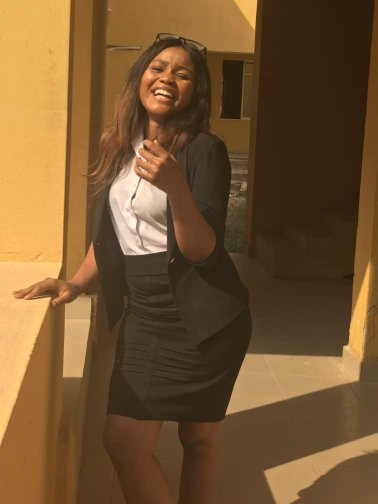
#> input picture resources/1587631041441.jpg, 378 x 504 px
$ python chapter2.py
#> lines starting #> are read from the running program, lines starting #| are printed output that depends on the picture; after the words box and inside, x2 and y2 are one past the last pixel; in counts of white or black regions, pixels touching at a corner belong together
import  cv2
import numpy as np

kernel = np.ones((5,5), np.uint8)


#   basic functionalities
# 1- imageto gray

img = cv2.imread("resources/1587631041441.jpg")
#> img is the input picture: shape (504, 378, 3); mean B, G, R 49.3, 86.2, 117.7
img_gray = cv2.cvtColor(img, cv2.COLOR_BGR2GRAY)
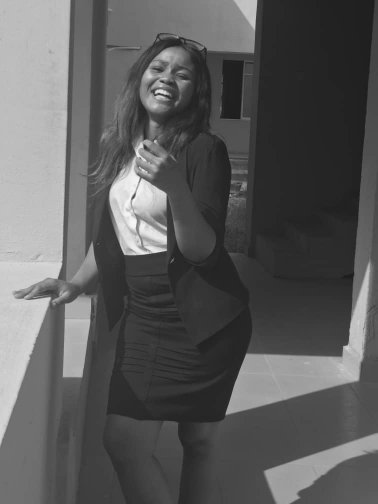
#> img_gray: shape (504, 378); min 26, max 250, mean 91.4
#add blur
img_blur = cv2.GaussianBlur(img, (11,11), 0)
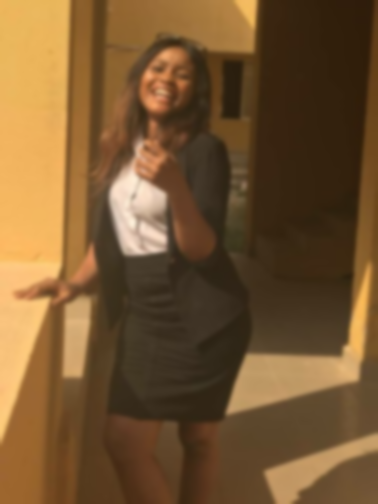
#> img_blur: shape (504, 378, 3); mean B, G, R 49.3, 86.2, 117.7
#add edge detection
img_canny = cv2.Canny(img_gray, 30, 30)
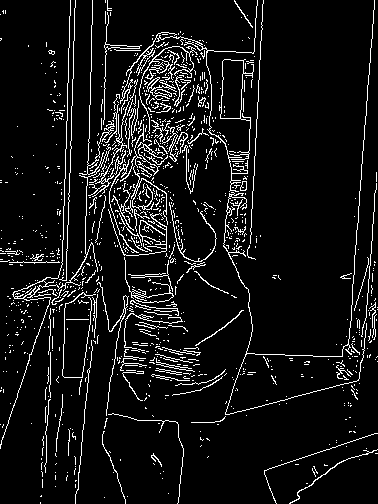
#> img_canny: shape (504, 378); 7.7% white in thin lines or dots
#add image dialation
img_dialate = cv2.dilate(img_canny, kernel,iterations=1)
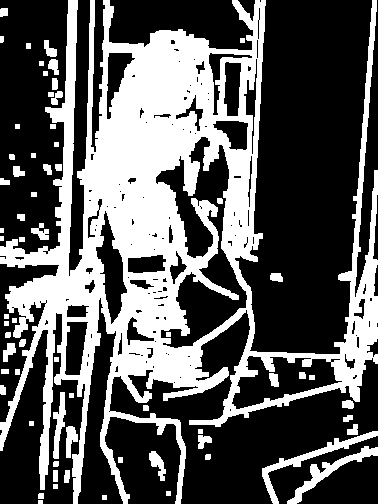
#> img_dialate: shape (504, 378); 35.7% white; 66 white regions, largest, box (x1, y1, x2, y2) and area: (0, 0, 378, 504) 62086, (262, 431, 378, 504) 1043, (287, 446, 378, 504) 928
#add image erosion
img_erode = cv2.erode(img_dialate, kernel, iterations=1)
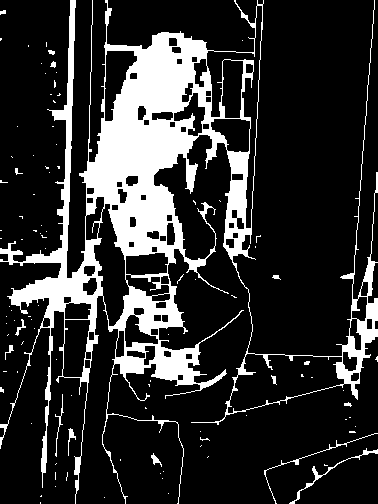
#> img_erode: shape (504, 378); 18.8% white; 101 white regions (85 under 20 px), largest, box (x1, y1, x2, y2) and area: (0, 0, 378, 504) 34594, (289, 448, 378, 504) 269, (264, 433, 378, 504) 205

cv2.imshow("gray image", img_gray)
cv2.imshow("blur image", img_blur)
cv2.imshow("edge image", img_canny)
cv2.imshow("dialated image", img_dialate)
cv2.imshow("eroded Image", img_erode)


cv2.waitKey(0)

$ run again, with resources/1587631041606.jpg copied over resources/1587631041441.jpg
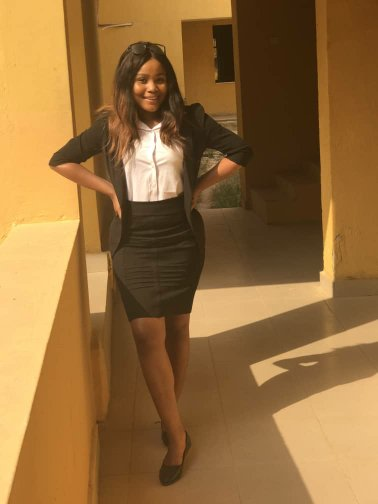
#> input picture resources/1587631041606.jpg, 378 x 504 px
#> img is the input picture: shape (504, 378, 3); mean B, G, R 58.8, 108.1, 147.7
#> `img_canny = cv2.Canny(img_gray, 30, 30)`:
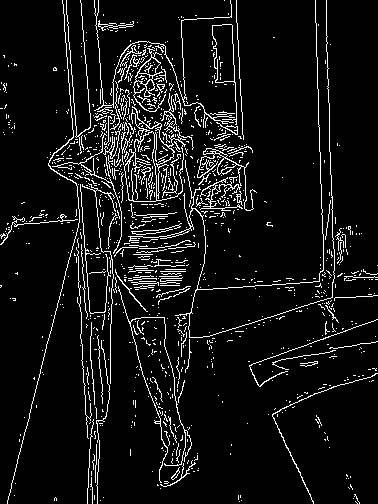
#> img_canny: shape (504, 378); 7.6% white in thin lines or dots
#> img_dialate: shape (504, 378); 34.8% white; 49 white regions (2 under 20 px), largest, box (x1, y1, x2, y2) and area: (0, 0, 378, 504) 61908, (266, 366, 378, 504) 1810, (313, 413, 331, 443) 226
#> `img_erode = cv2.erode(img_dialate, kernel, iterations=1)`:
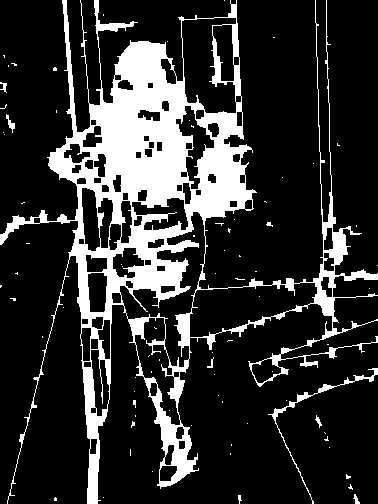
#> img_erode: shape (504, 378); 19.2% white; 80 white regions (71 under 20 px), largest, box (x1, y1, x2, y2) and area: (0, 0, 378, 504) 35560, (268, 368, 378, 504) 567, (6, 114, 15, 133) 63

$ run again, with resources/cards.jpg copied over resources/1587631041441.jpg
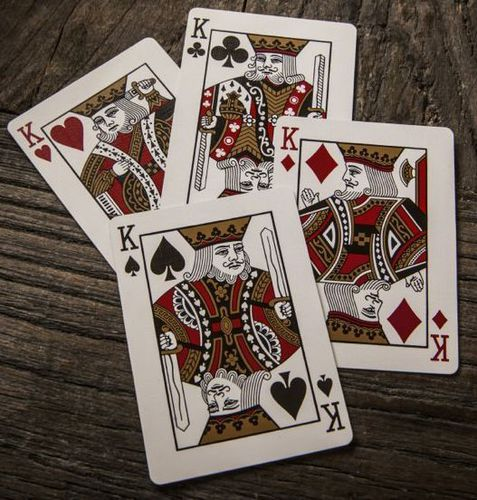
#> input picture resources/cards.jpg, 477 x 500 px
#> img is the input picture: shape (500, 477, 3); mean B, G, R 88.1, 96.6, 109.6
#> `img_canny = cv2.Canny(img_gray, 30, 30)`:
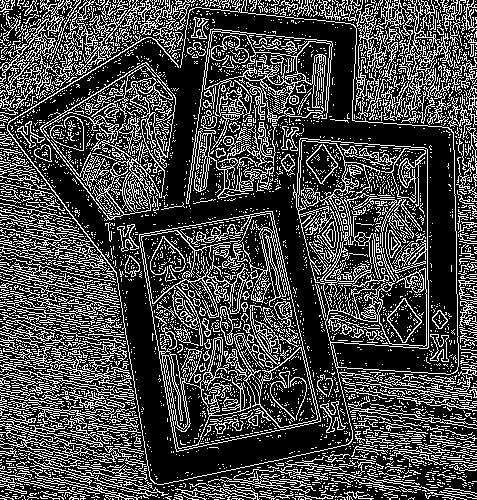
#> img_canny: shape (500, 477); 27.7% white in thin lines or dots
#> img_dialate: shape (500, 477); 88.4% white; 182 black regions (140 under 20 px), largest, box (x1, y1, x2, y2) and area: (121, 278, 332, 482) 6754, (304, 121, 455, 328) 5091, (123, 176, 331, 371) 4284
#> `img_erode = cv2.erode(img_dialate, kernel, iterations=1)`:
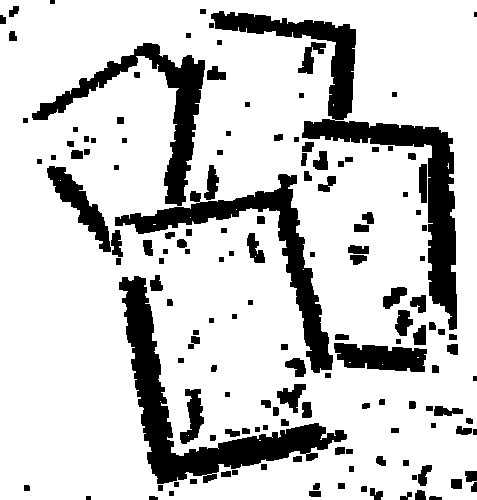
#> img_erode: shape (500, 477); 80.2% white; 147 black regions (1 under 20 px), largest, box (x1, y1, x2, y2) and area: (211, 11, 457, 330) 11044, (119, 276, 347, 484) 9479, (115, 174, 333, 373) 6647
